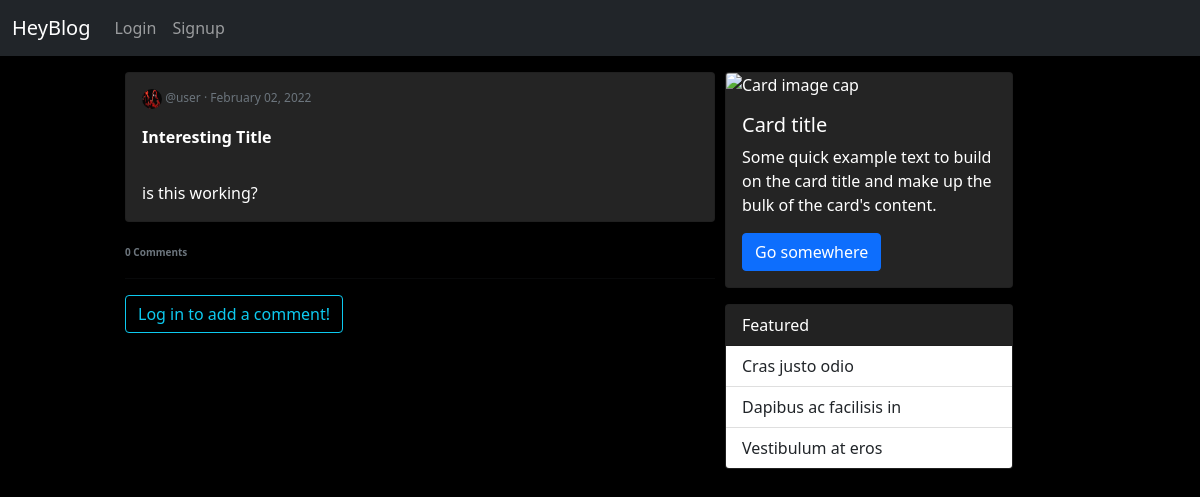
Before: /blog/32/ with the older database file.
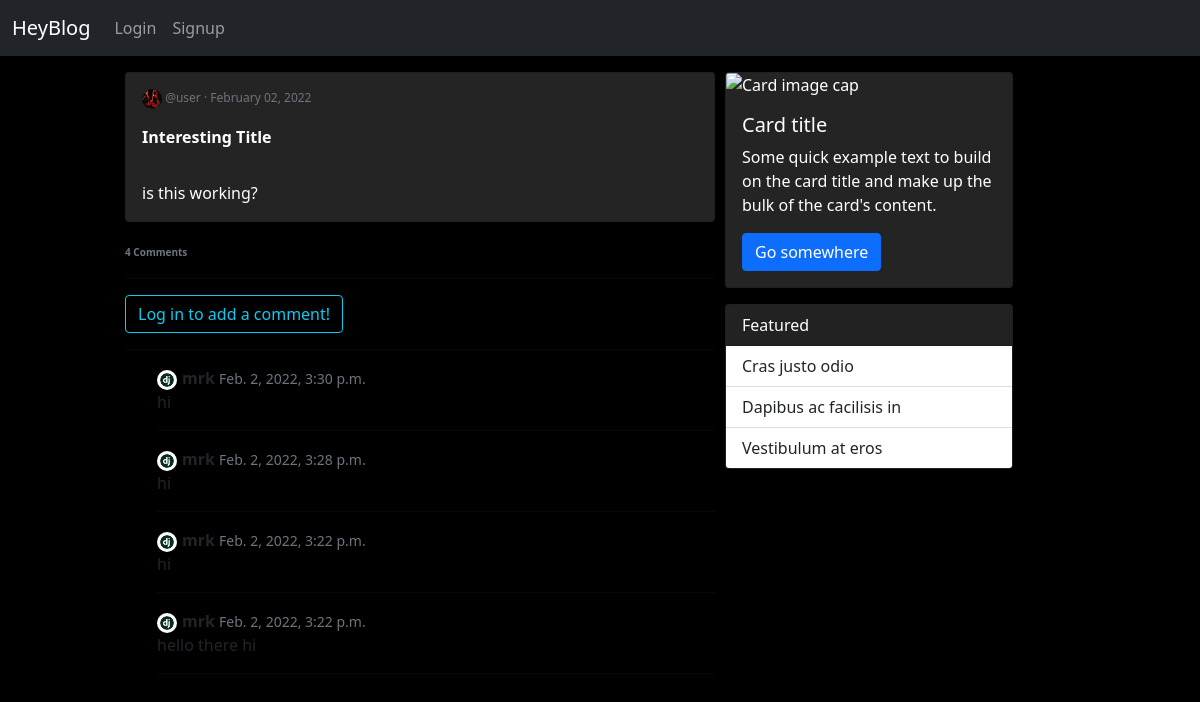
After: the same page with the newer database file.
### blog/models.py (models this page shows, shortened)
class Blog(models.Model):
    title = models.CharField(max_length=150, )
    text = models.TextField(blank=True, null=True)
    date = models.DateTimeField(auto_now_add=True)
    author = models.ForeignKey(User, on_delete=models.CASCADE,)
    image = models.ImageField(null=True, blank=True, upload_to='images/')
    tags = TaggableManager()
    @property
    def number_of_comments(self):
        return BlogComment.objects.filter(blogpost_connected=self).count()

class BlogComment(models.Model):
    blogpost_connected = models.ForeignKey(
        Blog, related_name='comments', on_delete=models.CASCADE)
    author = models.ForeignKey(User, on_delete=models.CASCADE)
    content = models.TextField()
    date_posted = models.DateTimeField(auto_now_add=True)

### users/models.py (models this page shows, shortened)
class Profile(models.Model):
    user = models.OneToOneField(User, on_delete=models.CASCADE)
    image = models.ImageField(default='default.jpg', upload_to='profile_pics')

### blog/views.py (the view, shortened to what this page needs)
# urls.py: path('blog/<int:pk>/', BlogDetailView.as_view(), name='blog_detail'),
class BlogDetailView(DetailView):
    model = Blog
    template_name = 'blog/blog_detail.html'
    login_url = 'login'
    def get_context_data(self, **kwargs):
        data = super().get_context_data(**kwargs)
        comments_connected = BlogComment.objects.filter(
            blogpost_connected=self.get_object()).order_by('-date_posted')
        data['comments'] = comments_connected
        if self.request.user.is_authenticated:
            data['comment_form'] = NewCommentForm(instance=self.request.user)
        return data

### blog/templates/blog/blog_detail.html (shortened to what this page needs)
{% extends 'blog/base.html' %}
{% block content %}
<div class="detail_text" >
      <div class="card mb-3">
        <div class="card-body" >
            <p class="card-text text-muted" style="font-size: 12px;">
              <img class="rounded-circle" src="{{ blog.author.profile.image.url }}" alt="" style="height: 20px; width: 20px; margin-right: 0px;">
                  @{{ blog.author }} · {{ blog.date|date:"F d, Y" }}
            </p>
            <strong><p class="card-title" >{{ blog.title }}</p></strong>
            {% if blog.text %}
              <br>
              <p class="card-text" ">{{ blog.text }}</p>
            {% endif %}
        </div>
      </div>
        <strong class="text-secondary" style="font-size: 10px;">{{ object.number_of_comments }} Comment{{ object.number_of_comments|pluralize }}</strong>
        <hr>
        <div id="comments_section">
          {% if user.is_authenticated %}
          <form method="POST">
            {% csrf_token %}
            <div class="form-group">
              {{ comment_form }}
              <button class="btn btn-sm btn-dark mt-2" type="submit">Submit<i class="fas fa-comments"></i></button>
              <br>
              <br>
            </div>
          </form>
          {% else %}
          <a class="btn btn-outline-info" href="{% url 'login' %}?next={{request.path}}">Log in to add a comment!</a><br>
          {% endif %}
          {% if comments %}
          <hr>
          <div style="font-size: 16px;">
          <ul>
            {% for comment in comments %}
            <div>
             <div>
                <span>
                  <img class="rounded-circle" src="{{ comment.author.profile.image.url }}" alt="" style="height: 20px; width: 20px; margin-right: 5px;"><strong class="text-dark">{{ comment.author }} </strong>
                  <small class="text-muted">{{ comment.date_posted }}</small>
                </span>
                <p>
                  {{ comment.content|safe }}
                </p>
              </div>
            </div>
            <hr>
            {% endfor %}
          </div>
          {% endif %}
        </div>
</div>
{% endblock %}

### blog/templates/blog/base.html (shortened to what this page needs)
<!doctype html>
<html lang="en">
  <head>
    <link href="https://cdn.jsdelivr.net/npm/bootstrap@5.0.2/dist/css/bootstrap.min.css" rel="stylesheet">
  </head>
  <body>
    <nav class="navbar navbar-expand-lg navbar-dark bg-dark">
      <div class="container-fluid">
        <a class="navbar-brand" href="{% url 'home' %}">HeyBlog</a>
        <div class="collapse navbar-collapse" id="navbarNavDropdown">
          <ul class="navbar-nav" style="font-size: 16px;">
            {% if user.is_authenticated %}
            <li class="nav-item">
              <a class="nav-link active" aria-current="page" href="{% url 'blog_create' %}">Post</a>
            </li>
            <li class="nav-item">
              <a class="nav-link" href="{% url 'logout' %}">Logout</a>
            </li>
            <li class="nav-item">
              <a class="nav-link" href="{% url 'profile' %}">Profile</a>
            </li>
            {% else %}
            <li class="nav-item">
              <a class="nav-link" href="{% url 'login' %}">Login</a>
            </li>
            <li class="nav-item">
              <a class="nav-link" href="{% url 'register' %}">Signup</a>
            </li>
            {% endif %}
          </ul>
        </div>
      </div>
    </nav>
    <main>
      <div class="grid-container">
        <div></div>
        <div class="home-container">
          {% block content %}
          {% endblock content %}
        </div>
        <div class="top-posts-container">
          <div class="card" style="width: 18rem;">
            <img class="card-img-top" src="{{ user.profile.image.url }}" alt="Card image cap">
            <div class="card-body">
              <h5 class="card-title">Card title</h5>
              <p class="card-text">Some quick example text to build on the card title and make up the bulk of the card's content.</p>
              <a href="#" class="btn btn-primary">Go somewhere</a>
            </div>
          </div>
          <div class="card" style="width: 18rem;">
            <div class="card-header">
              Featured
            </div>
            <ul class="list-group list-group-flush">
              <li class="list-group-item">Cras justo odio</li>
              <li class="list-group-item">Dapibus ac facilisis in</li>
              <li class="list-group-item">Vestibulum at eros</li>
            </ul>
          </div>
        </div>
    </div>
    </main>
  </body>
</html>

### blog/templates/blog/base.html (style rules this page uses)
body { background-color: #000000; }
.grid-container { display: grid; grid-template-columns: 10% 50% 30%; }
.grid-container>div { margin: 0 5px; align-items: center; }
div.card { margin-top: 1em; background-color: rgb(36, 36, 36); color: white; }

Changed rows visible on the page:
computed for Blog "Interesting Title": number_of_comments "0" → "4"
added BlogComment: author.profile.image (picture), author "mrk", date_posted "Feb. 2, 2022, 3:30 p.m.", content "hi"
added BlogComment: author.profile.image (picture), author "mrk", date_posted "Feb. 2, 2022, 3:28 p.m.", content "hi"
added BlogComment: author.profile.image (picture), author "mrk", date_posted "Feb. 2, 2022, 3:22 p.m.", content "hi"
added BlogComment: author.profile.image (picture), author "mrk", date_posted "Feb. 2, 2022, 3:22 p.m.", content "hello there hi"
